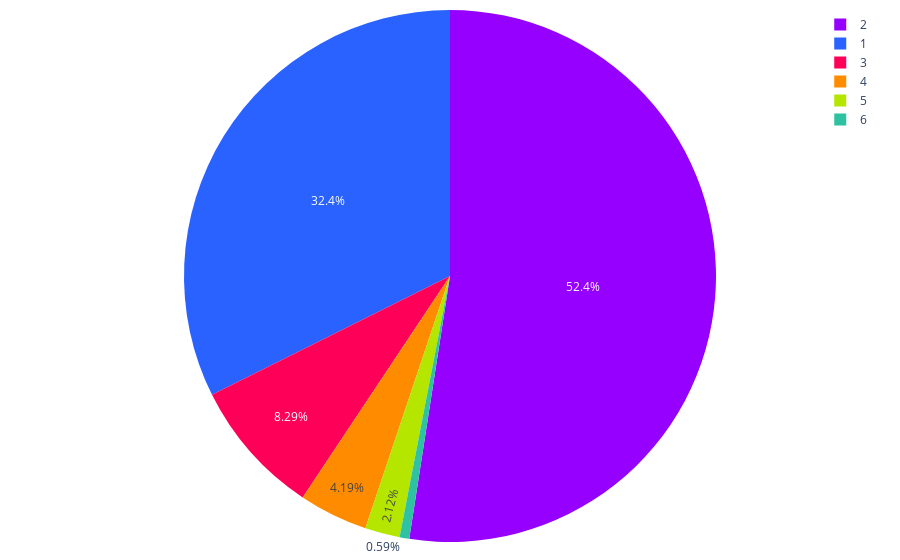

The notebook cell this image was saved under:
### Code cell
import os
import pandas as pd
import plotly.graph_objects as go
import plotly.io as pio

colores = ['#2962ff', '#9500ff', '#ff0059', '#ff8c00', '#b4e600', '#2EC2A2', '#F79CB9', '#E50CB6', '#4225CF']

def sumar_tablas(dataframes_list):
    tabla_suma = None
    
    for df in dataframes_list:
        tabla_actual = df.groupby(['estacionamiento', 'segmento'],observed=False).size().unstack(fill_value=0)
        
        if tabla_suma is None:
            tabla_suma = tabla_actual
        else:
            tabla_suma = tabla_suma.add(tabla_actual, fill_value=0)
    
    print("Tabla general de frecuencia:")
    print(tabla_suma)
    
    fig = graficar_tabla(tabla_suma)
    # Guardar la gráfica como archivo HTML
    guardar_grafico_como_html(fig, 'g_pie_estacionamientos', carpeta='assets/graficas')
    
    return fig

def graficar_tabla(tabla):
    # Sumar los valores para cada estacionamiento
    suma_estacionamientos = tabla.sum(axis=1)
    
    fig = go.Figure(data=[go.Pie(
        labels=suma_estacionamientos.index,
        values=suma_estacionamientos.values,
        marker=dict(colors=colores[:len(suma_estacionamientos)]),
        #hole=.3  # Si deseas un gráfico de pastel tipo "donut"
    )])
    
    fig.update_layout(
        #title="Distribución de Estacionamientos por Segmento",
        margin=dict(l=10, r=10, t=10, b=10),  # Ajusta los márgenes (left, right, top, bottom)
    )
    
    fig.show()
    return fig

def guardar_grafico_como_html(fig, nombre_archivo, carpeta='assets/graficas'):
    # Crear la carpeta si no existe
    if not os.path.exists(carpeta):
        os.makedirs(carpeta)
    
    # Guardar la gráfica como archivo HTML en la carpeta especificada
    pio.write_html(fig, f'{carpeta}/{nombre_archivo}.html')

fig = sumar_tablas(dataframes_list)

### Figure 1 — Plotly figure (JSON) as saved in the notebook; plotly's stock layout.template omitted (floating-point values rounded to 4 significant figures)
{"data": [{"labels": ["1", "2", "3", "4", "5", "6"], "marker": {"colors": ["#2962ff", "#9500ff", "#ff0059", "#ff8c00", "#b4e600", "#2EC2A2"]}, "type": "pie", "values": [6367, 10316, 1630, 824, 416, 116]}], "layout": {"margin": {"b": 10, "l": 10, "r": 10, "t": 10}}}
